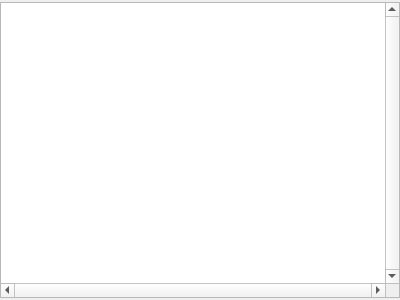
<ui version="4.0" >
 <author/>
 <comment/>
 <exportmacro/>
 <class>BrowseQuittances</class>
 <widget class="QWidget" name="BrowseQuittances" >
  <property name="objectName" >
   <string notr="true" >Form</string>
  </property>
  <property name="geometry" >
   <rect>
    <x>0</x>
    <y>0</y>
    <width>400</width>
    <height>300</height>
   </rect>
  </property>
  <property name="windowTitle" >
   <string>Form</string>
  </property>
  <layout class="QGridLayout" >
   <property name="leftMargin" >
    <number>0</number>
   </property>
   <property name="topMargin" >
    <number>2</number>
   </property>
   <property name="rightMargin" >
    <number>0</number>
   </property>
   <property name="bottomMargin" >
    <number>2</number>
   </property>
   <item row="1" column="0" colspan="6" >
    <widget class="QTableView" name="tvQuitt" >
     <property name="verticalScrollBarPolicy" >
      <enum>Qt::ScrollBarAlwaysOn</enum>
     </property>
     <property name="horizontalScrollBarPolicy" >
      <enum>Qt::ScrollBarAlwaysOn</enum>
     </property>
     <property name="alternatingRowColors" >
      <bool>true</bool>
     </property>
     <property name="selectionMode" >
      <enum>QAbstractItemView::SingleSelection</enum>
     </property>
     <property name="selectionBehavior" >
      <enum>QAbstractItemView::SelectRows</enum>
     </property>
     <property name="sortingEnabled" >
      <bool>true</bool>
     </property>
    </widget>
   </item>
  </layout>
 </widget>
 <pixmapfunction/>
 <connections/>
</ui>
